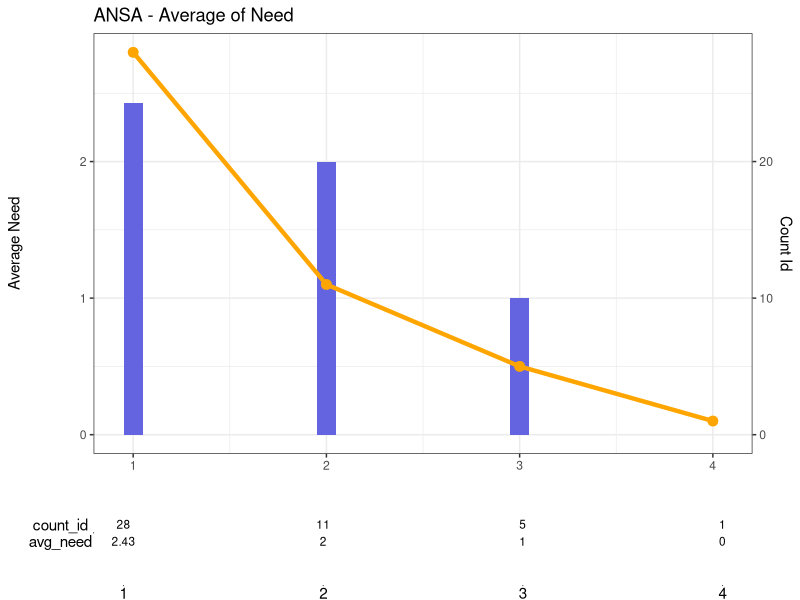

Source code (R):
## ---- chunk 1
knitr::opts_chunk$set(echo = TRUE)
library(ggplot2)
library(ggpubr)
bar_color <- rgb(100/255,100/255,225/255,1)
## ---- chunk 2
# ansa_df <- read_delim("../data/ANSA.csv", delim=",")
# dummy data for now
x <- c(1, 2, 3, 4, 2.43, 2.0, 1.0, 0.0, 28, 11, 5, 1)
m <- matrix(x, nrow=4, ncol=3, dimnames=list(c(1:4),c("label", "avg_need", "count_id")))
df <- as.data.frame(m)
## ---- chunk 3
# second axis example: https://www.r-graph-gallery.com/line-chart-dual-Y-axis-ggplot2.html  
# underlying table example using ggpubr: https://www.datanovia.com/en/blog/how-to-create-a-beautiful-plots-in-r-with-summary-statistics-labels/

coeff <- 10 # scaling transform for second axis
ansa_avg_need_plot <- ggplot(df, mapping=aes(x=df$label, y=df$avg_need)) + 
  geom_bar(stat="identity", width=0.1, fill=bar_color) +
  geom_line(aes(y=df$count_id/coeff), size=1.5, color="orange") +
  geom_point(aes(y=df$count_id/coeff), size=3, color="orange") +
  scale_y_continuous(
    name = "Average Need",
    sec.axis = sec_axis(~.*coeff, name="Count Id")
  ) +
  ylab("Average Need") + 
  ggtitle("ANSA - Average of Need") + 
  theme_bw() +
  theme(axis.title.x=element_blank())  

ansa_avg_table <- ggsummarytable(df, x="label", y=c("count_id", "avg_need"), digits = 2,
                                 ggtheme = theme_void())

ggarrange(
  ansa_avg_need_plot, ansa_avg_table, ncol=1, align = "v", heights = c(0.80, 0.20)
)
  
